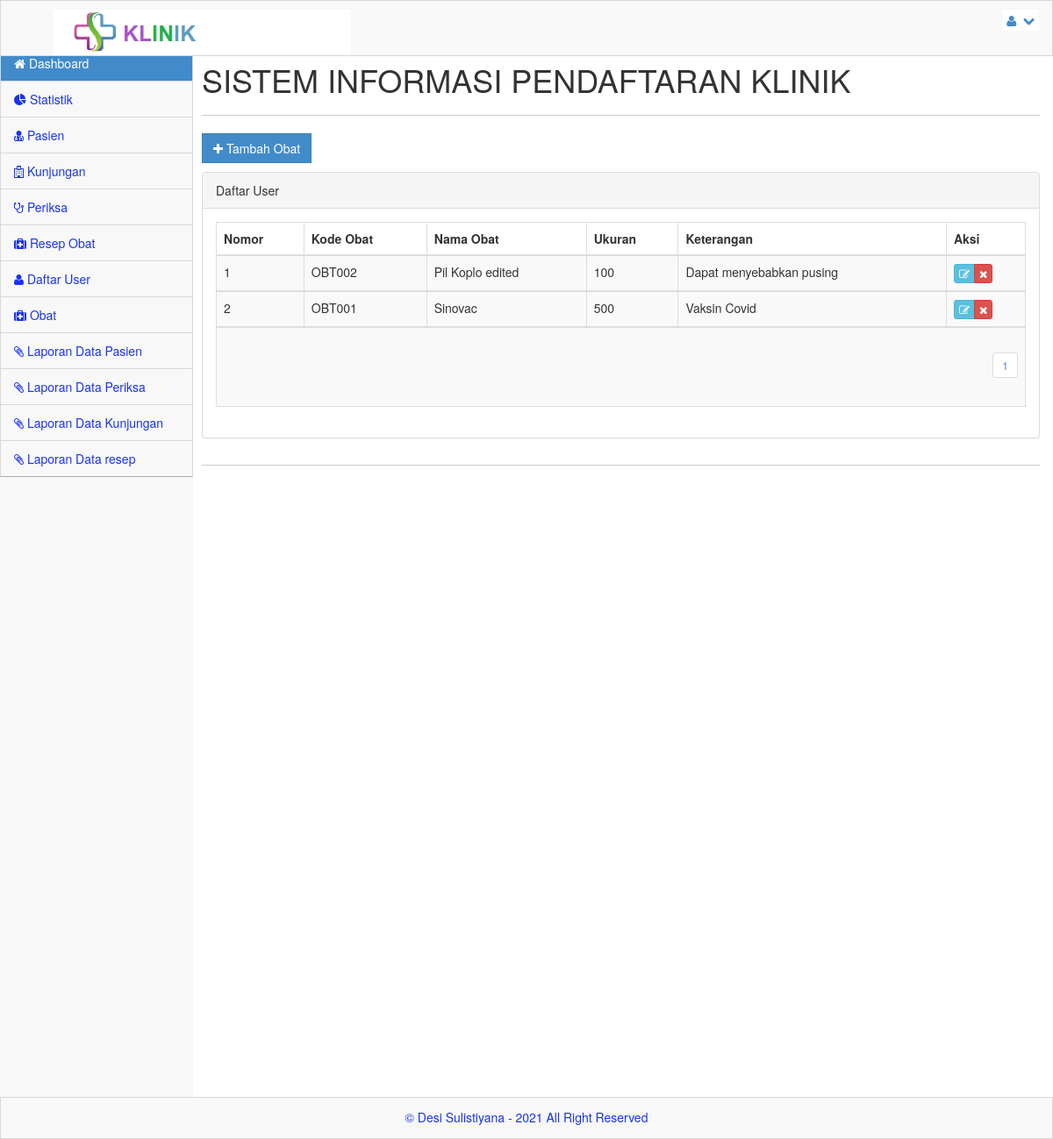
/admin/index.php?menu=obat (signed in), run on the app's committed database.
### tables this page shows
CREATE TABLE `obat` (
  `kd_obat` varchar(10) NOT NULL,
  `nm_obat` varchar(30) NOT NULL,
  `ukuran` int(20) NOT NULL,
  `ket` varchar(30) NOT NULL,
  `created_at` timestamp NULL DEFAULT current_timestamp(),
  `update_at` timestamp NULL DEFAULT current_timestamp(),
  `delete_at` timestamp NULL DEFAULT NULL
);

### admin/obat.php (the view, shortened to what this page needs)
<?php
$row = 20;
$hal = isset($_GET['hal']) ? $_GET['hal'] : 0;
$pageSql = "SELECT * FROM obat";
$pageQry = mysqli_query($server,$pageSql) or die ("error paging: ".mysqli_error());
$jml	 = mysqli_num_rows($pageQry);
$max	 = ceil($jml/$row);
?>
<a href="#myModal" class="btn btn-primary btn-rect" data-toggle="modal"><i class='icon icon-white icon-plus'></i> Tambah Obat</a><p>
<div class="panel panel-default">
	<div class="panel-heading">
		Daftar User
	</div>
	<div class="panel-body">
		<div class="table-responsive">
			<table class="table table-striped table-bordered table-hover">
				<thead>
					<tr>
						<th>Nomor</th>
						<th>Kode Obat</th>
						<th>Nama Obat</th>
						<th>Ukuran</th>
						<th>Keterangan</th>
						<th width="90">Aksi</th>
					</tr>
				</thead>
			<?php
				$obatSql = "SELECT * FROM obat ORDER BY kd_obat DESC LIMIT $hal, $row";
				$obatQry = mysqli_query( $server,$obatSql)  or die ("Query Obat salah : ".mysqli_error());
				$nomor  = 1;
				while ($obat = mysqli_fetch_array($obatQry)) {
			?>
				<tbody>
					<tr>
						<td><?php echo $nomor;?></td>
						<td><?php echo $obat['kd_obat'];?></td>
						<td><?php echo $obat['nm_obat'];?></td>
						<td><?php echo $obat['ukuran'];?></td>
						<td><?php echo $obat['ket'];?></td>
						<td>
						  <div class='btn-group'>
                          <a href="?menu=obat_edit&aksi=edit&nmr=<?php echo $obat['kd_obat']; ?>" class="btn btn-xs btn-info tipsy-kiri-atas" title='Edit Data ini'> <i class="icon-edit icon-white"></i> </a>
                          <a href="?menu=obat_del&amp;aksi=hapus&amp;nmr=<?php echo $obat['kd_obat']; ?>" class="btn btn-xs btn-danger tipsy-kiri-atas" title="Hapus Data Ini" onclick="return confirm('ANDA YAKIN AKAN MENGHAPUS DATA PENTING INI ... ?')"><i class="icon-remove icon-white"></i></a>
						  </div>
						</td>
					</tr>
				</tbody>
			<?php $nomor++;} ?>
					<tr>
						<td colspan="6" align="right">
						<?php
						for($h = 1; $h <= $max; $h++){
							$list[$h] = $row*$h-$row;
							echo "<ul class='pagination pagination-sm'><li><a href='?menu=obat&hal=$list[$h]'>$h</a></li></ul>";
						}
						?></td>
					</tr>
			</table>
		</div>
	</div>
</div>

### css/main.css (style rules this page uses)
@media (min-width: 768px) { html, body { height: 100%; } }
body.padTop53 { padding-top: 75px; overflow: visible; }
@media (min-width: 802px) { body.padTop53 { padding-top: 51px; } }
.btn-rect { border-radius: 0 !important; }

### css/MoneAdmin.css (style rules this page uses)
body { background-color: #f8f8f8; }

### data on the page
obat: kd_obat "OBT002", nm_obat "Pil Koplo edited", ukuran "100", ket "Dapat menyebabkan pusing"
obat: kd_obat "OBT001", nm_obat "Sinovac", ukuran "500", ket "Vaksin Covid"
